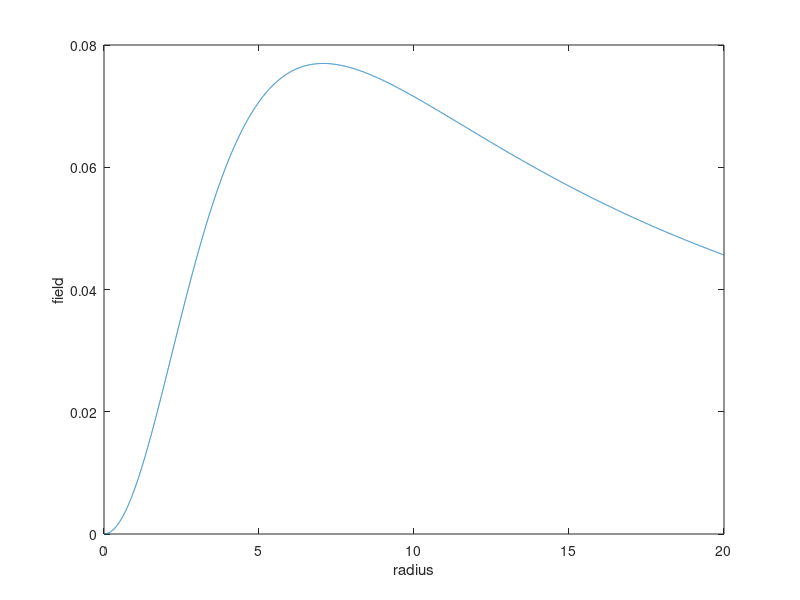

The MATLAB script that drew this image:
val=input('please enter axial distance for the loop');
z=linspace(val,val,10000);
r=linspace(0,20,10000);

field=(r.^2)./(((r.^2)+(z.^2)).^1.5);

plot(r,field);
xlabel('radius');
ylabel('field');


